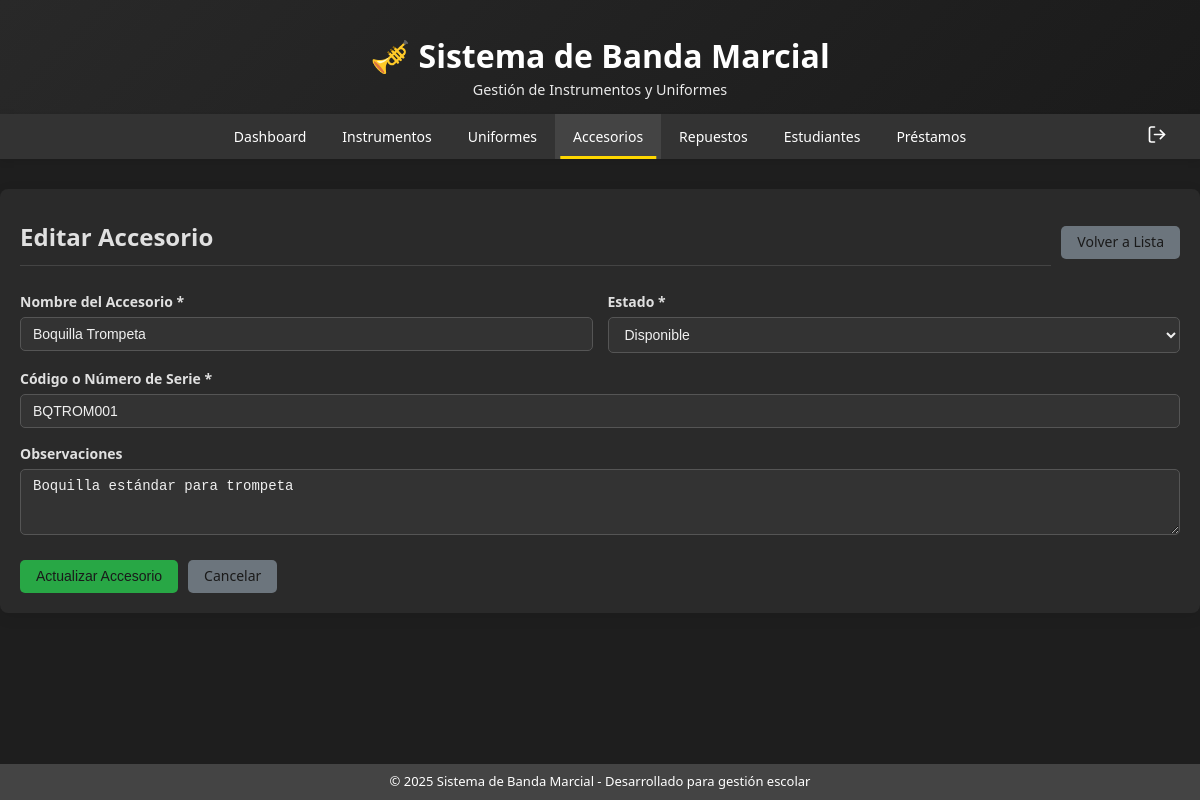
The page /modules/accesorios/editar.php?id=1 (signed in) on the database its author committed.
### tables this page shows
CREATE TABLE accesorios (
  id INT AUTO_INCREMENT PRIMARY KEY,
  nombre VARCHAR(100) NOT NULL,
  codigo_serie VARCHAR(50) UNIQUE NOT NULL,  
  estado ENUM('Disponible', 'Prestado', 'Dañado', 'En reparación') DEFAULT 'Disponible',  
  observaciones TEXT,
  fecha_registro TIMESTAMP DEFAULT CURRENT_TIMESTAMP,
  fecha_actualizacion TIMESTAMP DEFAULT CURRENT_TIMESTAMP ON UPDATE CURRENT_TIMESTAMP
);

### modules/accesorios/editar.php (the view, shortened to what this page needs)
<?php
require_once '../../includes/header.php';
$conn = getDBConnection();
$id = isset($_GET['id']) ? (int)$_GET['id'] : 0;
try {
    $stmt = $conn->prepare("SELECT * FROM accesorios WHERE id = ?");
    $stmt->execute([$id]);
    $accesorio = $stmt->fetch(PDO::FETCH_ASSOC);
} catch(PDOException $e) {
    echo "Error: " . $e->getMessage();
    exit;
}
?>
<div class="main-content">
    <div class="header-actions">
        <h2>Editar Accesorio</h2>
        <div class="btn-group">
            <a href="index.php" class="btn btn-secondary">Volver a Lista</a>
        </div>
    </div>
    <form method="POST">
        <div class="form-row">
            <div class="form-group">
                <label for="nombre">Nombre del Accesorio *</label>
                <input type="text" id="nombre" name="nombre" class="form-control"
                       value="<?php echo htmlspecialchars($accesorio['nombre']); ?>"
                       placeholder="Ej: Boquilla, Atril, Baquetas" required>
            </div>
            <div class="form-group">
                <label for="estado">Estado *</label>
                <select id="estado" name="estado" class="form-control" required <?php echo ($accesorio['estado'] == 'Prestado') ? 'disabled' : ''; ?>>
                    <option value="Disponible" <?php echo $accesorio['estado'] == 'Disponible' ? 'selected' : ''; ?>>Disponible</option>
                </select>
            </div>
        </div>
        <div class="form-group">
            <label for="codigo_serie">Código o Número de Serie *</label>
            <input type="text" id="codigo_serie" name="codigo_serie" class="form-control"
                   value="<?php echo htmlspecialchars($accesorio['codigo_serie']); ?>"
                   placeholder="Ej: BQ001, ATRIL001" required>
        </div>
        <div class="form-group">
            <label for="observaciones">Observaciones</label>
            <textarea id="observaciones" name="observaciones" class="form-control" rows="3"
                      placeholder="Observaciones adicionales sobre el accesorio..."><?php echo htmlspecialchars($accesorio['observaciones']); ?></textarea>
        </div>
        <div class="form-actions">
            <button type="submit" class="btn btn-success">Actualizar Accesorio</button>
            <a href="index.php" class="btn btn-secondary">Cancelar</a>
        </div>
    </form>
</div>
<?php require_once '../../includes/footer.php'; ?>

### css/style.css (style rules this page uses)
:root { --color-bg-body: #1e1e1e; --color-bg-card: #2a2a2a; --color-text-dark: #e0e0e0; --color-text-medium: #b0b0b0; --color-border-light: #444444; --color-border-medium: #555555; --color-bg-medium: #3a3a3a; --color-header-bg-start: #282828; --color-header-bg-end: #1a1a1a; --color-nav-bg: #333333; --color-nav-hover: #444444; --color-nav-active-line: #ffd700; --color-primary-base: #ffd700; --color-primary-hover: #e0b800; --color-success-base: #28a745; --color-success-hover: #218838; --color-warning-base: #ffc107; --color-warning-hover: #e0a800; --color-danger-base: #dc3545; --color-danger-hover: #c82333; --color-secondary-base: #6c757d; --color-secondary-hover: #5a6268; --color-alert-success-bg: rgba(40, 167, 69, 0.2); --color-alert-success-text: #98e6a9; --color-alert-success-border: #28a745; --color-alert-error-bg: rgba(220, 53, 69, 0.2); --color-alert-error-text: #ff8a8a; --color-alert-error-border: #dc3545; --color-alert-warning-bg: rgba(255, 193, 7, 0.2); --color-alert-warning-text: #ffe082; --color-alert-warning-border: #ffc107; --color-status-disponible-bg: rgba(40, 167, 69, 0.2); --color-status-disponible-text: #98e6a9; --color-status-prestado-bg: rgba(255, 193, 7, 0.2); --color-status-prestado-text: #ffe082; --color-status-danado-bg: rgba(220, 53, 69, 0.2); --color-status-danado-text: #ff8a8a; --color-status-en-reparacion-bg: rgba(0, 123, 255, 0.2); --color-status-en-reparacion-text: #82b1ff; --color-status-activo-bg: rgba(40, 167, 69, 0.2); --color-status-activo-text: #98e6a9; --color-status-devuelto-bg: rgba(108, 117, 125, 0.2); --color-status-devuelto-text: #c0c0c0; --color-status-vencido-bg: rgba(220, 53, 69, 0.2); --color-status-vencido-text: #ff8a8a; --color-info-bg-light: rgba(0, 123, 255, 0.2); --color-info-border-dark: #007bff; --color-info-text-dark: #82b1ff; }
html, body { margin: 0; padding: 0; }
* { box-sizing: border-box; }
body { font-family: "Segoe UI", Tahoma, Geneva, Verdana, sans-serif; background-color: var(--color-bg-body); color: var(--color-text-dark); line-height: 1.5; font-size: 14px; display: flex; flex-direction: column; min-height: 100vh; }
.main-content { background: var(--color-bg-card); padding: 20px; border-radius: 8px; box-shadow: 0 4px 15px rgba(0, 0, 0, 0.08); transition: all 0.3s ease; }
.main-content h2 { font-size: 1.5rem; margin-bottom: 15px; color: var(--color-primary-base); border-bottom: 1px solid var(--color-border-light); padding-bottom: 10px; }
.btn { display: inline-flex; align-items: center; justify-content: center; padding: 8px 16px; background-color: var(--color-primary-base); color: var(--color-header-bg-end); text-decoration: none; border-radius: 5px; border: none; cursor: pointer; font-size: 14px; transition: all 0.3s ease; margin: 2px; position: relative; overflow: hidden; vertical-align: middle; line-height: 1.2; font-weight: 500; }
.btn-success { background-color: var(--color-success-base); }
.btn-secondary { background-color: var(--color-secondary-base); }
.btn-group { display: flex; gap: 8px; align-items: center; flex-wrap: wrap; }
.btn-group .btn { margin: 0; }
.form-group { margin-bottom: 15px; }
.form-group label { display: block; margin-bottom: 5px; font-weight: 600; color: var(--color-text-dark); font-size: 14px; }
.form-control { width: 100%; padding: 8px 12px; border: 1px solid var(--color-border-medium); border-radius: 5px; font-size: 14px; transition: all 0.3s ease; background-color: #333; color: #f0f0f0; }
.form-row { display: flex; gap: 15px; align-items: flex-start; }
.form-row .form-group { flex: 1; }
.header-actions { display: flex; justify-content: space-between; align-items: center; padding: 10px 0; margin-bottom: 15px; flex-wrap: wrap; gap: 10px; }
.header-actions h2 { margin: 0; flex: 1; color: var(--color-text-dark); }
.header-actions .btn-group { flex: none; }
html { scroll-behavior: smooth; }
.form-actions { margin-top: 20px; display: flex; gap: 10px; flex-wrap: wrap; }
.form-actions .btn { margin: 0; }

### rows shown on the page
accesorios: nombre "Boquilla Trompeta", estado "Disponible", codigo_serie "BQTROM001", observaciones "Boquilla estándar para trompeta"
